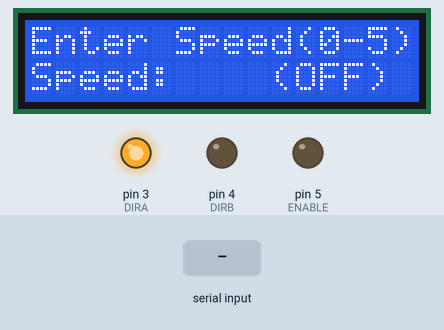
Recording of a program running on a simulated Arduino Uno, built with avr-gcc and run on an emulated ATmega328P. Shown: 16×2 character LCD, output pins drawn as LEDs (lit = HIGH). The test bench sets the inputs (shaded band). What the program prints to the serial monitor is not drawn.

Above: at 5.7 s.
5.8 s: "1" received over Serial
At 8.2 s:
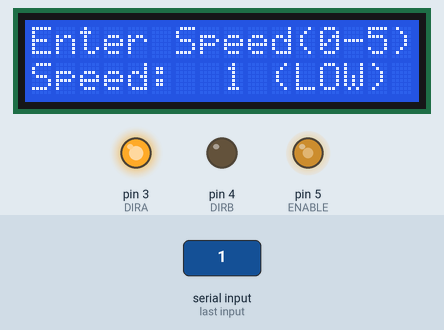
8.7 s: "3" received over Serial
At 10.6 s:
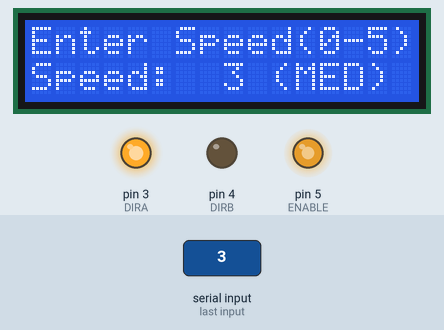
11.5 s: "4" received over Serial
At 14.0 s:
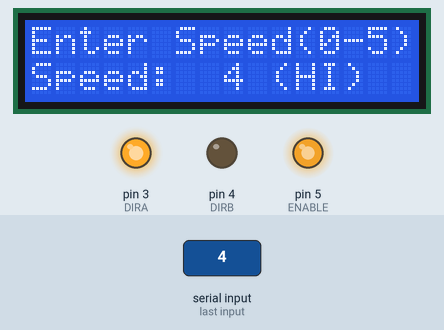
14.3 s: "2" received over Serial
At 16.3 s:
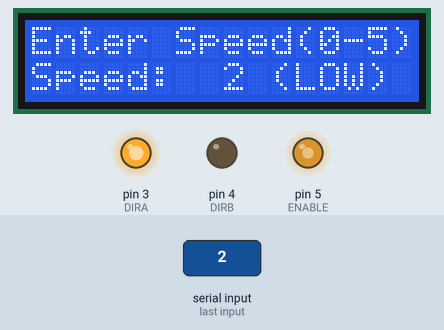
17.0 s: "5" received over Serial
At 18.7 s:
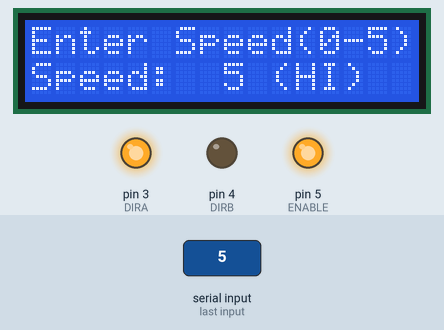
Timing chart, 0 to 20.2 s (numbered marks = the images above; inputs shaded):
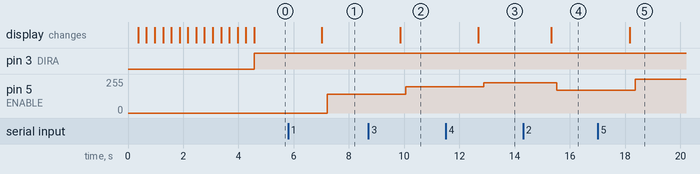

The program:

main.cpp
```cpp
#include <Arduino.h>
#include <LiquidCrystal.h>
#include <string.h>
#include <Wire.h>


// initialize the library with the numbers of the interface pins
LiquidCrystal lcd(7, 8, 9, 10, 11, 12);
//Variables
String input = " ";
int fanSpeed = 0;


//Pin assignments
#define ENABLE 5
#define DIRA 3
#define DIRB 4

void countDownLCD(){
  lcd.print("                3, 2, 1, Go...");
  for( int i = 0; i < 15 ; i++){
    lcd.scrollDisplayLeft();
    delay(300);
  }
  lcd.clear();

}

void setup() {
  // put your setup code here, to run once:
  pinMode(ENABLE,OUTPUT);
  pinMode(DIRA,OUTPUT);
  pinMode(DIRB,OUTPUT);
  Serial.begin(9600);
  lcd.begin(16,2);
  countDownLCD();

}

void loop() {
  // put your main code here, to run repeatedly:

  //set fanspeed to var
  analogWrite(ENABLE, fanSpeed);
   //direction choice
  digitalWrite(DIRA,HIGH);
  digitalWrite(DIRB,LOW);
  //First row text; Doesnt change
  lcd.setCursor(0, 0);
  lcd.print("Enter Speed(0-5):");
  //Getting ready to write on second row text
  lcd.setCursor(0,1);
  //recieve input via serial monitor
  if(Serial.available() > 0){
    input = Serial.readString();
    Serial.print("input: ");
    Serial.println(input);
  }
  // Display set up
  lcd.print("Speed: ");
  lcd.setCursor(8,1);
  lcd.print(input);
  lcd.setCursor(10,1);

  // Handling serial input
  if(input == "1"){
    fanSpeed = (425/3);
    lcd.print("(LOW)");
  }
  else if(input == "2"){
    fanSpeed = (170);
    lcd.print("(LOW)");
  }
  else if(input == "3"){
    fanSpeed = (595/3);
    lcd.print("(MED)");
  }
  else if(input == "4"){
    fanSpeed = (680/3);
    lcd.print("(HI) ");
  }
  else if(input == "5"){
    fanSpeed = (255);
    lcd.print("(HI) ");
  }
  else {
    fanSpeed = 0;
    lcd.print("(OFF)");
  }
  // delay to insure no weird behaviour
  delay(200);

}
```

Measured:
- after the input at 5.8 s, pin 5 (ENABLE): 0/255 → 141/255 after 1.4 s; the display: changes after 1.2 s (image 1)
- after the input at 8.7 s, pin 5 (ENABLE): 141/255 → 198/255 after 1.3 s; the display: changes after 1.1 s (image 2)
- after the input at 11.5 s, pin 5 (ENABLE): 198/255 → 226/255 after 1.4 s; the display: changes after 1.2 s (image 3)
- after the input at 14.3 s, pin 5 (ENABLE): 226/255 → 170/255 after 1.2 s; the display: changes after 1.0 s (image 4)
- after the input at 17.0 s, pin 5 (ENABLE): 170/255 → 255/255 after 1.4 s; the display: changes after 1.2 s (image 5)
